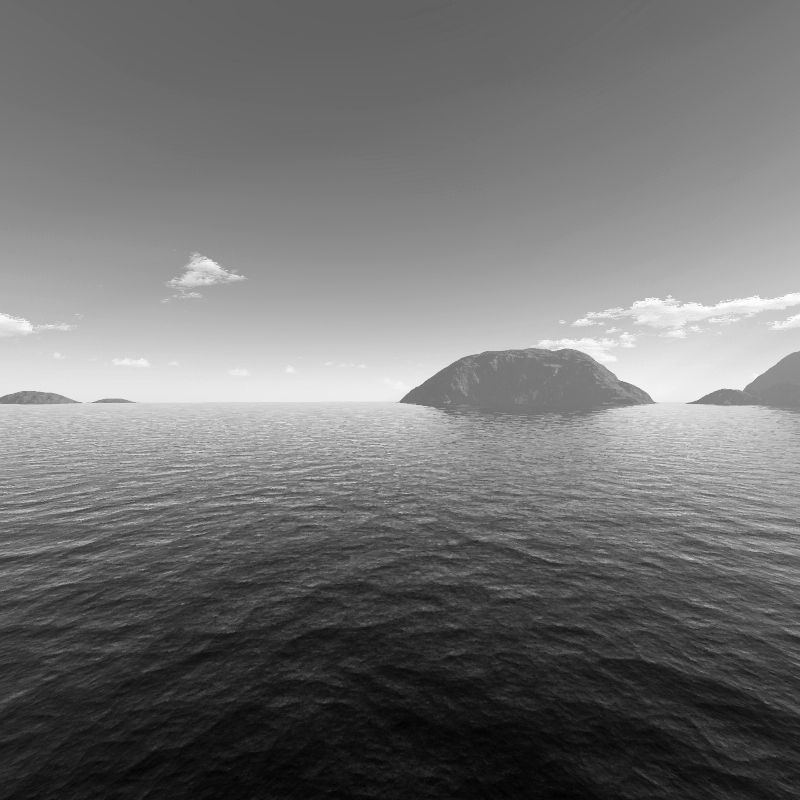
#> input picture imgs/Atividade10/realce_image.pgm, 800 x 800 px
$ python histogramaCinza.py
#> lines starting #> are read from the running program, lines starting #| are printed output that depends on the picture
import cv2
import matplotlib.pyplot as plt

imagem = cv2.imread('./imgs/Atividade10/realce_image.pgm', cv2.IMREAD_GRAYSCALE)
#> imagem is the input picture: shape (800, 800); min 0, max 255, mean 114.1

hist = cv2.calcHist([imagem], [0], None, [256], [0, 256])
#> hist = 256 values, max 7974 at index 104, min 0 at index 5, mean 2500

plt.figure()
plt.hist(hist.flatten(), bins=256, range=[0, 256], color='gray')
plt.xlabel('Pixel value')
plt.ylabel('Frequency')
plt.title('Histogram Gray scale')
plt.show()
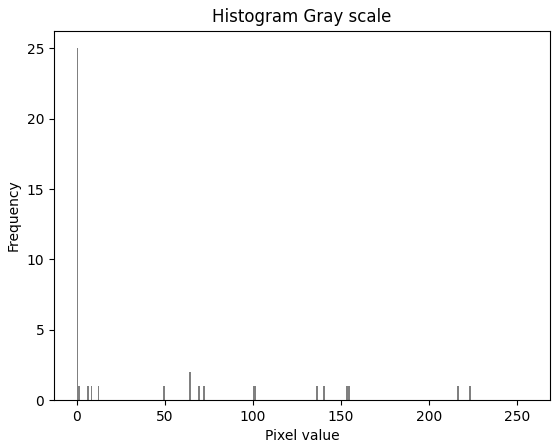
#> figure drawn by matplotlib, 1 panel; tallest bar 25 high, from x = 0 to 1
